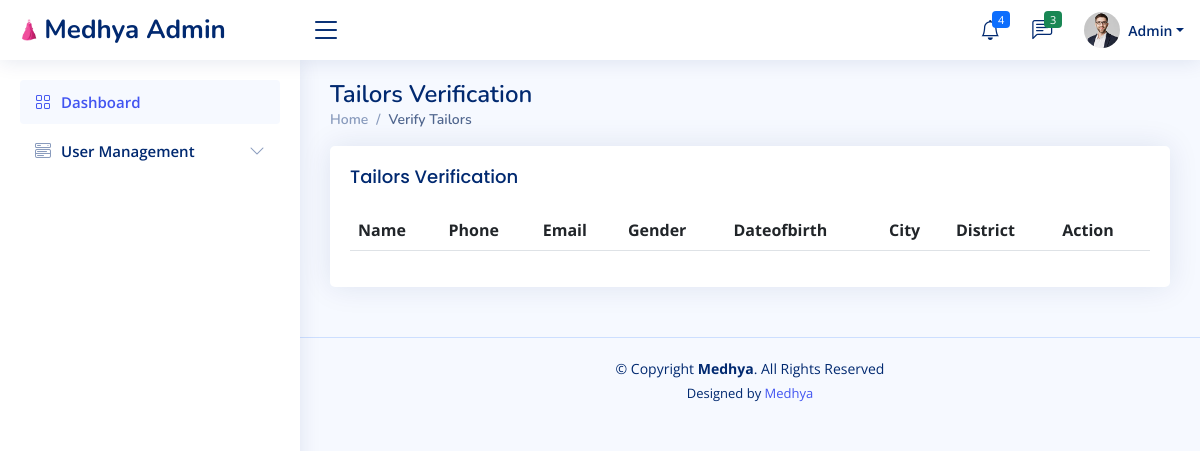
The app's page /admin/verifytailor.php, older data.
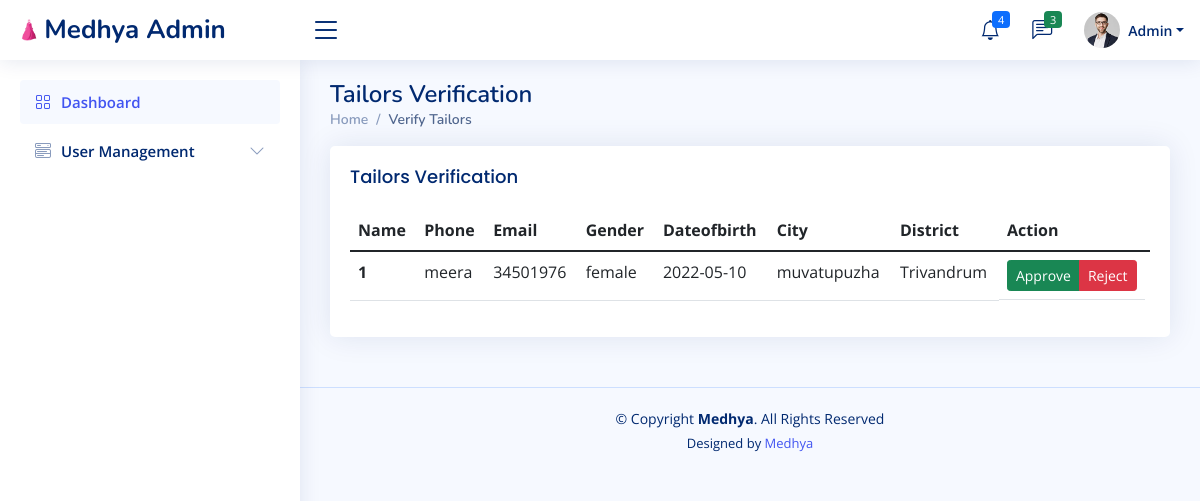
The same page, newer data.
### tables this page shows
CREATE TABLE `registration` (
  `email` varchar(50) NOT NULL,
  `name` varchar(50) NOT NULL,
  `phone` int(10) NOT NULL,
  `dateofbirth` date NOT NULL,
  `city` varchar(50) NOT NULL,
  `gender` varchar(50) NOT NULL,
  `pic` varchar(100) NOT NULL DEFAULT 'default.png',
  `distid` int(11) NOT NULL
);

CREATE TABLE `district` (
  `distid` int(11) NOT NULL,
  `district` varchar(30) NOT NULL
);

### php/connect.php (called while the page is built, shortened)
<?php
$conn = mysqli_connect("localhost", "root", "", "Medhya");
function select($sql)
{
  global $conn;
  $res = mysqli_query($conn, $sql);
  if ($res)
    return $res;
  else
    return False;
}
?>

### admin/verifytailor.php (the view)
  <?php
require("header.php");
?>
  <main id="main" class="main">
    <div class="pagetitle">
      <h1>Tailors Verification</h1>
      <nav>
        <ol class="breadcrumb">
          <li class="breadcrumb-item"><a href="login.html">Home</a></li>
          <li class="breadcrumb-item active">Verify Tailors</li>
        </ol>
      </nav>
    </div>
     <section class="section">
      <div class="row">
        <div class="col-lg-12">
          <div class="card">
            <div class="card-body">
              <h5 class="card-title">Tailors Verification</h5>
              <?php
              $res=select("select * from registration where email in (SELECT email from login WHERE usertype=2 and STATUS=1)");
              ?>
              <table class="table datatable">
                <thead>
                  <tr>
                    <th scope="col">Name</th>
                    <th scope="col">Phone</th>
                    <th scope="col">Email</th>
                    <th scope="col">Gender</th>
                    <th scope="col">Dateofbirth</th>
                    <th scope="col">City</th>
                    <th scope="col">District</th>
                    <th scope="col">Action</th>
                  </tr>
                </thead>
                <tbody>
                <?php
                $n=1;
                while($row=mysqli_fetch_assoc($res))
                {
                  $id=$row['email'];
                  ?>
                  <tr>
                    <th scope="row"><?php echo $n++;?></th>
                    <td><?php echo $row['name'];?></td>
                    <td><?php echo $row['phone'];?></td>
                    <td><?php echo $row['gender'];?></td>
                    <td><?php echo $row['dateofbirth'];?></td>
                    <td><?php echo $row['city'];?></td>
                    <?php
                    $did= $row['distid'];
                    $dist=select("select * from district where distid='$did'");
                    $d=mysqli_fetch_assoc($dist);
                    ?>
                     <td><?php echo $d['district'];?></td>
                    <td class="btn-group "><a class="btn btn-success btn-sm" href="php/phpcverify.php?id=<?php echo $id;?>">Approve</a><a class="btn btn-danger btn-sm">Reject</a></td>
                  </tr>
                  <?php
                }
                ?>
                </tbody>
              </table>
            </div>
          </div>
        </div>
      </div>
    </section>
  </main>
  <?php
require("footer.php");
?>

Row changes from the older to the newer data that the page shows:
added registration: name "meera", phone "34501976", gender "female", dateofbirth "2022-05-10", city "muvatupuzha", distid.district "Trivandrum"
